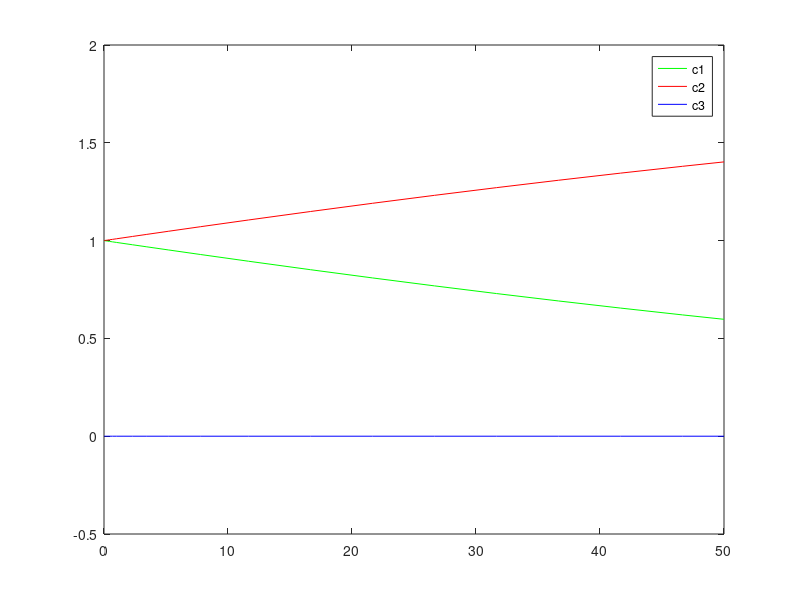

Reproduce this figure in MATLAB.
% chapra and canale p28.12 p. 828
function cc_28_12
C0=[1; 1; 0];
f=@reactor;
[T,C]=ode23s(f,[0 50],C0);
plot(T,C(:,1),'-g',T,C(:,2), '-r', T, C(:,3), '-b');
legend('c1','c2','c3');
return

function [dcdt] = reactor(t,c)
dcdt=zeros(3,1); 
c1=c(1); c2=c(2); c3=c(3);
dcdt(1)=-0.013*c1-1000*c1*c3;
dcdt(2)=-2500*c2*c3;
dcdt(3)=-0.013*c1-1000*c1*c3-2500*c2*c3;
return

function [y] = Euler(f,x,y0)
n=length(x);
m=length(y0);
y=zeros(m,n);
y(:,1)=y0;
for i=1:n-1
    dx=x(i+1)-x(i);
    xi=x(i);
    yi=y(:,i);
    y(:,i+1)=yi+feval(f,xi,yi)*dx;
end
return

function [y] = Heuns(f,x,y0)
n=length(x); 
m=length(y0);
y=zeros(m,n);
y(:,1)=y0;
for i=1:n-1
    dx=x(i+1)-x(i);
    xi=x(i);
    yi=y(:,i);
    f1=feval(f,xi,yi);
    ytemp=yi+f1*dx;
    f2=feval(f,x(i+1),ytemp);
    y(:,i+1)=yi+(f1+f2)*dx/2;
end
return


function [y] = RK4(f,x,y0)
n=length(x);
m=length(y0);
y=zeros(m,n);
y(:,1)=y0;
for i=1:n-1
    dx=x(i+1)-x(i);
    xi=x(i);
    yi=y(:,i);
    k1=feval(f,xi,yi);
    k2=feval(f,xi+0.5*dx,yi+0.5*k1*dx);
    k3=feval(f,xi+0.5*dx,yi+0.5*k2*dx);
    k4=feval(f,xi+dx,yi+k3*dx);
    y(:,i+1)=yi+(k1+2*k2+2*k3+k4)*dx/6;
end
return
